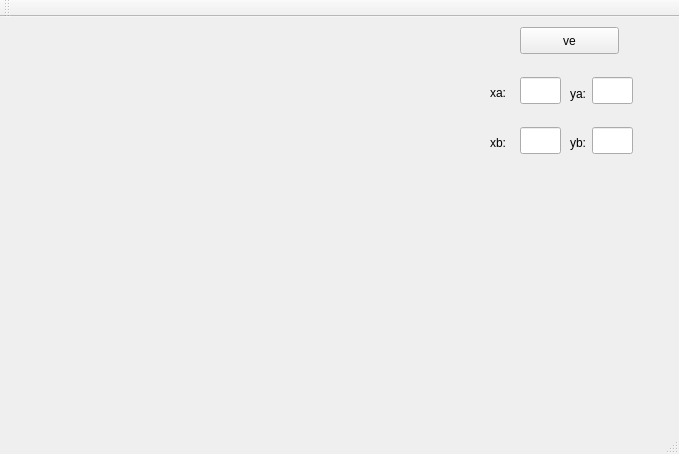
<?xml version="1.0" encoding="UTF-8"?>
<ui version="4.0">
 <class>MainWindow</class>
 <widget class="QMainWindow" name="MainWindow">
  <property name="geometry">
   <rect>
    <x>0</x>
    <y>0</y>
    <width>679</width>
    <height>454</height>
   </rect>
  </property>
  <property name="windowTitle">
   <string>MainWindow</string>
  </property>
  <widget class="QWidget" name="centralWidget">
   <widget class="GLWidget" name="widget" native="true">
    <property name="geometry">
     <rect>
      <x>30</x>
      <y>10</y>
      <width>441</width>
      <height>311</height>
     </rect>
    </property>
   </widget>
   <widget class="QPushButton" name="pushButton_2">
    <property name="geometry">
     <rect>
      <x>520</x>
      <y>10</y>
      <width>99</width>
      <height>27</height>
     </rect>
    </property>
    <property name="text">
     <string>ve</string>
    </property>
   </widget>
   <widget class="QLineEdit" name="lineEdit">
    <property name="geometry">
     <rect>
      <x>592</x>
      <y>60</y>
      <width>41</width>
      <height>27</height>
     </rect>
    </property>
   </widget>
   <widget class="QLineEdit" name="lineEdit_2">
    <property name="geometry">
     <rect>
      <x>520</x>
      <y>60</y>
      <width>41</width>
      <height>27</height>
     </rect>
    </property>
   </widget>
   <widget class="QLineEdit" name="lineEdit_3">
    <property name="geometry">
     <rect>
      <x>520</x>
      <y>110</y>
      <width>41</width>
      <height>27</height>
     </rect>
    </property>
   </widget>
   <widget class="QLineEdit" name="lineEdit_4">
    <property name="geometry">
     <rect>
      <x>592</x>
      <y>110</y>
      <width>41</width>
      <height>27</height>
     </rect>
    </property>
   </widget>
   <widget class="QLabel" name="label">
    <property name="geometry">
     <rect>
      <x>490</x>
      <y>60</y>
      <width>31</width>
      <height>31</height>
     </rect>
    </property>
    <property name="text">
     <string>xa: </string>
    </property>
   </widget>
   <widget class="QLabel" name="label_2">
    <property name="geometry">
     <rect>
      <x>570</x>
      <y>61</y>
      <width>31</width>
      <height>31</height>
     </rect>
    </property>
    <property name="text">
     <string>ya: </string>
    </property>
   </widget>
   <widget class="QLabel" name="label_3">
    <property name="geometry">
     <rect>
      <x>490</x>
      <y>110</y>
      <width>31</width>
      <height>31</height>
     </rect>
    </property>
    <property name="text">
     <string>xb: </string>
    </property>
   </widget>
   <widget class="QLabel" name="label_4">
    <property name="geometry">
     <rect>
      <x>570</x>
      <y>110</y>
      <width>31</width>
      <height>31</height>
     </rect>
    </property>
    <property name="text">
     <string>yb: </string>
    </property>
   </widget>
  </widget>
  <widget class="QMenuBar" name="menuBar">
   <property name="geometry">
    <rect>
     <x>0</x>
     <y>0</y>
     <width>679</width>
     <height>25</height>
    </rect>
   </property>
  </widget>
  <widget class="QToolBar" name="mainToolBar">
   <attribute name="toolBarArea">
    <enum>TopToolBarArea</enum>
   </attribute>
   <attribute name="toolBarBreak">
    <bool>false</bool>
   </attribute>
  </widget>
  <widget class="QStatusBar" name="statusBar"/>
 </widget>
 <layoutdefault spacing="6" margin="11"/>
 <customwidgets>
  <customwidget>
   <class>GLWidget</class>
   <extends>QWidget</extends>
   <header location="global">glwidget.h</header>
   <container>1</container>
  </customwidget>
 </customwidgets>
 <resources/>
 <connections/>
</ui>
